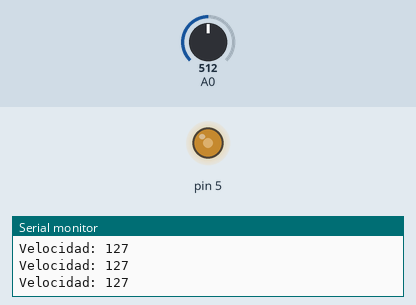
Recording of a sketch running on a simulated Arduino Uno, built with avr-gcc and run on an emulated ATmega328P. Parts: output pins drawn as LEDs (lit = HIGH), the last lines printed to the serial monitor. The inputs (shaded band) are chosen by the test bench; at power-on: A0 = 512.

Above: at 1.3 s.
1.4 s: A0 set to 716
At 1.8 s:
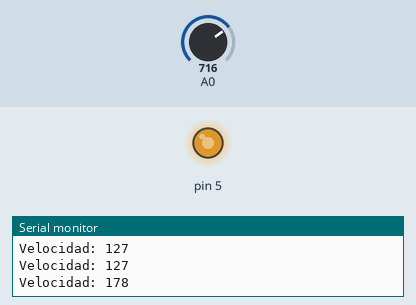
3.0 s: A0 set to 900
At 4.2 s:
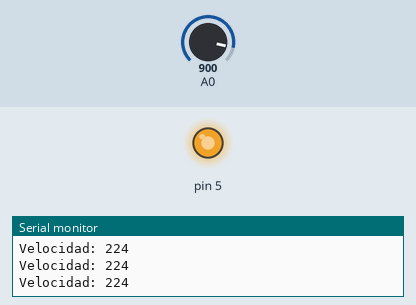
4.5 s: A0 set to 122
At 5.4 s:
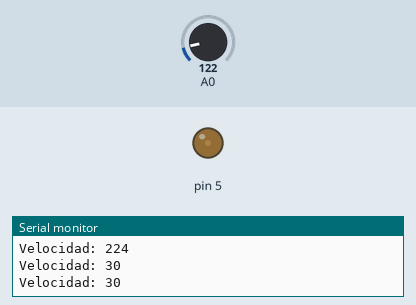
6.0 s: A0 set to 0
At 6.5 s:
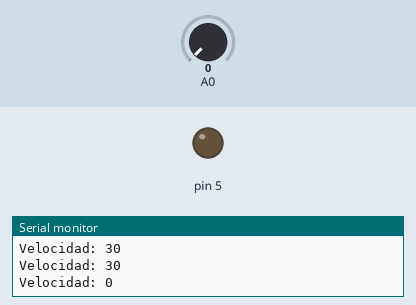
7.5 s: A0 set to 511
At 8.9 s:
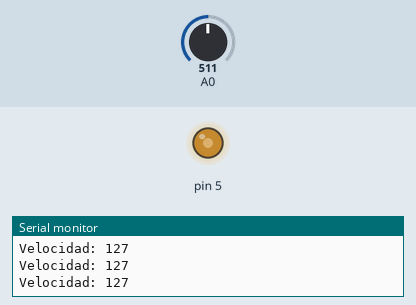
Timing chart, 0 to 10.5 s (numbered marks = the images above; inputs shaded):
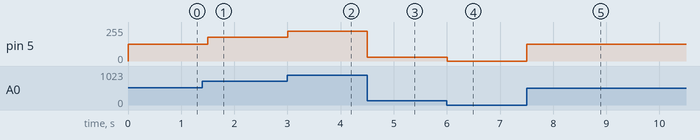

The sketch:

PWM_con_pot.ino
```cpp
void setup() {
pinMode(A0,INPUT);
pinMode(5,OUTPUT);
Serial.begin(1200);
}

void loop() {
// int val= analogWrite(LED,analogRead(POT)/4);

int val=analogRead(A0);


val = map(val, 0, 1023, 0, 255);

analogWrite(5,val);
Serial.print("Velocidad: ");
Serial.println(val);


delay(500);
}
```

Measured:
- after the input at 1.4 s, pin 5: 127/255 → 178/255 after 0.10 s
- after the input at 3.0 s, pin 5: 178/255 → 224/255 at once
- after the input at 4.5 s, pin 5: 224/255 → 30/255 at once
- after the input at 6.0 s, pin 5: 30/255 → 0/255 at once
- after the input at 7.5 s, pin 5: 0/255 → 127/255 at once
